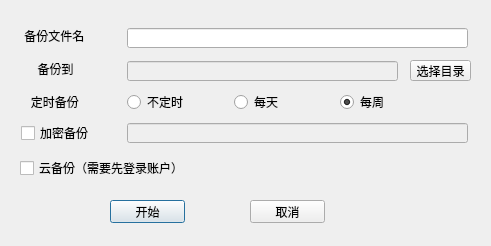
<?xml version="1.0" encoding="UTF-8"?>
<ui version="4.0">
 <class>BackupConfigDialog</class>
 <widget class="QDialog" name="BackupConfigDialog">
  <property name="geometry">
   <rect>
    <x>0</x>
    <y>0</y>
    <width>491</width>
    <height>246</height>
   </rect>
  </property>
  <property name="windowTitle">
   <string>备份设置</string>
  </property>
  <widget class="QToolButton" name="browseButton_2">
   <property name="geometry">
    <rect>
     <x>410</x>
     <y>60</y>
     <width>61</width>
     <height>21</height>
    </rect>
   </property>
   <property name="text">
    <string>选择目录</string>
   </property>
  </widget>
  <widget class="QCheckBox" name="cloudCheckBox_2">
   <property name="geometry">
    <rect>
     <x>20</x>
     <y>160</y>
     <width>171</width>
     <height>16</height>
    </rect>
   </property>
   <property name="text">
    <string>云备份（需要先登录账户）</string>
   </property>
  </widget>
  <widget class="QPushButton" name="startButton">
   <property name="geometry">
    <rect>
     <x>110</x>
     <y>200</y>
     <width>75</width>
     <height>23</height>
    </rect>
   </property>
   <property name="text">
    <string>开始</string>
   </property>
  </widget>
  <widget class="QPushButton" name="cancelButton">
   <property name="geometry">
    <rect>
     <x>250</x>
     <y>200</y>
     <width>75</width>
     <height>23</height>
    </rect>
   </property>
   <property name="text">
    <string>取消</string>
   </property>
  </widget>
  <widget class="QRadioButton" name="everyweekRadioButton_3">
   <property name="geometry">
    <rect>
     <x>340</x>
     <y>94</y>
     <width>47</width>
     <height>16</height>
    </rect>
   </property>
   <property name="text">
    <string>每周</string>
   </property>
   <property name="checked">
    <bool>true</bool>
   </property>
  </widget>
  <widget class="QLabel" name="label">
   <property name="geometry">
    <rect>
     <x>21</x>
     <y>28</y>
     <width>66</width>
     <height>16</height>
    </rect>
   </property>
   <property name="text">
    <string> 备份文件名</string>
   </property>
  </widget>
  <widget class="QLineEdit" name="backupFilenameLineEdit">
   <property name="geometry">
    <rect>
     <x>127</x>
     <y>28</y>
     <width>341</width>
     <height>20</height>
    </rect>
   </property>
  </widget>
  <widget class="QLabel" name="label_3">
   <property name="geometry">
    <rect>
     <x>21</x>
     <y>94</y>
     <width>66</width>
     <height>16</height>
    </rect>
   </property>
   <property name="text">
    <string>   定时备份</string>
   </property>
  </widget>
  <widget class="QCheckBox" name="passwordCheckBox_3">
   <property name="enabled">
    <bool>true</bool>
   </property>
   <property name="geometry">
    <rect>
     <x>21</x>
     <y>125</y>
     <width>71</width>
     <height>16</height>
    </rect>
   </property>
   <property name="text">
    <string>加密备份</string>
   </property>
   <property name="shortcut">
    <string>Ctrl+S</string>
   </property>
   <property name="checked">
    <bool>false</bool>
   </property>
  </widget>
  <widget class="QRadioButton" name="noneRadioButton">
   <property name="geometry">
    <rect>
     <x>127</x>
     <y>94</y>
     <width>59</width>
     <height>16</height>
    </rect>
   </property>
   <property name="text">
    <string>不定时</string>
   </property>
   <property name="checked">
    <bool>false</bool>
   </property>
  </widget>
  <widget class="QLineEdit" name="passwordLineEdit_3">
   <property name="enabled">
    <bool>false</bool>
   </property>
   <property name="geometry">
    <rect>
     <x>127</x>
     <y>123</y>
     <width>341</width>
     <height>20</height>
    </rect>
   </property>
  </widget>
  <widget class="QLabel" name="label_2">
   <property name="geometry">
    <rect>
     <x>21</x>
     <y>61</y>
     <width>66</width>
     <height>16</height>
    </rect>
   </property>
   <property name="text">
    <string>     备份到</string>
   </property>
  </widget>
  <widget class="QRadioButton" name="everydayRadioButton_2">
   <property name="geometry">
    <rect>
     <x>234</x>
     <y>94</y>
     <width>47</width>
     <height>16</height>
    </rect>
   </property>
   <property name="text">
    <string>每天</string>
   </property>
   <property name="checked">
    <bool>false</bool>
   </property>
  </widget>
  <widget class="QLineEdit" name="backupFileDirectoryLineEdit">
   <property name="enabled">
    <bool>false</bool>
   </property>
   <property name="geometry">
    <rect>
     <x>127</x>
     <y>61</y>
     <width>271</width>
     <height>20</height>
    </rect>
   </property>
  </widget>
 </widget>
 <resources/>
 <connections/>
</ui>
